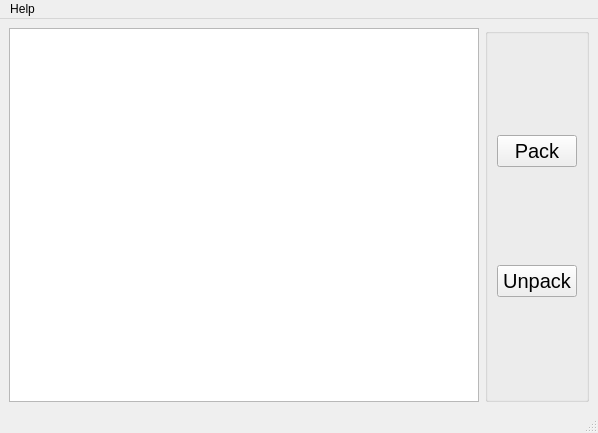
<?xml version="1.0" encoding="UTF-8"?>
<ui version="4.0">
 <class>MainWindow</class>
 <widget class="QMainWindow" name="MainWindow">
  <property name="geometry">
   <rect>
    <x>0</x>
    <y>0</y>
    <width>598</width>
    <height>433</height>
   </rect>
  </property>
  <property name="windowTitle">
   <string>PackApp</string>
  </property>
  <widget class="QWidget" name="centralwidget">
   <layout class="QGridLayout" name="gridLayout">
    <item row="0" column="1">
     <widget class="QGroupBox" name="groupBox">
      <property name="title">
       <string/>
      </property>
      <layout class="QVBoxLayout" name="verticalLayout">
       <item>
        <widget class="QPushButton" name="btnPack">
         <property name="font">
          <font>
           <pointsize>15</pointsize>
          </font>
         </property>
         <property name="text">
          <string>Pack</string>
         </property>
        </widget>
       </item>
       <item>
        <widget class="QPushButton" name="btnUnpack">
         <property name="font">
          <font>
           <pointsize>15</pointsize>
          </font>
         </property>
         <property name="text">
          <string>Unpack</string>
         </property>
        </widget>
       </item>
      </layout>
     </widget>
    </item>
    <item row="0" column="0">
     <widget class="QListView" name="lvFileDir">
      <property name="font">
       <font>
        <pointsize>15</pointsize>
       </font>
      </property>
     </widget>
    </item>
   </layout>
  </widget>
  <widget class="QMenuBar" name="menubar">
   <property name="geometry">
    <rect>
     <x>0</x>
     <y>0</y>
     <width>598</width>
     <height>21</height>
    </rect>
   </property>
   <widget class="QMenu" name="menuHelp">
    <property name="title">
     <string>Help</string>
    </property>
    <addaction name="actionApp"/>
    <addaction name="actionInfo"/>
    <addaction name="actionStatistics"/>
   </widget>
   <addaction name="menuHelp"/>
  </widget>
  <widget class="QStatusBar" name="statusbar"/>
  <action name="actionInfo">
   <property name="text">
    <string>Info</string>
   </property>
  </action>
  <action name="actionStatistics">
   <property name="text">
    <string>Analytics</string>
   </property>
  </action>
  <action name="actionApp">
   <property name="text">
    <string>Pack app</string>
   </property>
  </action>
 </widget>
 <resources/>
 <connections/>
</ui>
